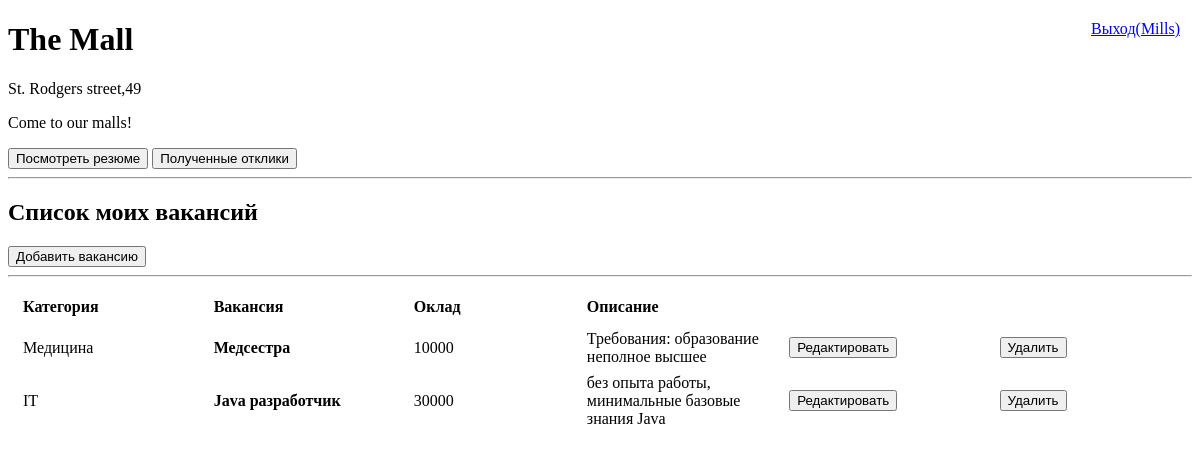
Screenshot of /ourHeadHunter/main_company/ (signed in) with the database file from the repository.
### ourHeadHunter/models.py (models this page shows, shortened)
class Company(models.Model):
    user = models.OneToOneField(settings.AUTH_USER_MODEL, on_delete=models.CASCADE)
    company_name = models.CharField(max_length=100, verbose_name='Название')
    address = models.CharField(max_length=200, verbose_name='Адрес')
    about = models.TextField(blank=True, null=True, verbose_name='О компании')

class User(AbstractUser):
    role = models.CharField(choices=ROLES, max_length=50, verbose_name='Тип пользователя')
    pass

class Vacancy(models.Model):
    company = models.ForeignKey(Company, on_delete=models.CASCADE, verbose_name='Компания')
    vacancy_name = models.CharField(max_length=200, verbose_name='Заголовок')
    salary = models.PositiveIntegerField(blank=True, null=True, verbose_name='З/п')
    description = models.TextField(verbose_name='Описание')
    category = models.ForeignKey(Category, on_delete=models.CASCADE, default=None, verbose_name='Категория')

class Category(models.Model):
    category_name = models.CharField(max_length=200, verbose_name='Название категории')

### ourHeadHunter/views.py (the view)
# urls.py: url('ourHeadHunter/main_company/$', views.main_company, name='main_company'),
def main_company(request):
    ctx = {}
    company = get_company(request.user)
    if request.method == "GET":
        if request.user.is_authenticated:
            vacancies = get_company_vacancies(request.user)
            ctx['vacancies'] = vacancies
            ctx['company'] = company
    else:
        main_company(request)
    return render(request, 'main_company.html', ctx)

### ourHeadHunter/views.py (called while the page is built)
def get_company(user):
    for company in Company.objects.all():
        if company.user == user:
            return company
    return None

def get_company_vacancies(user):
    vacancies = []
    for vacancy in Vacancy.objects.all():
        if vacancy.company.user == user:
            vacancies.append(vacancy)
    return vacancies

### ourHeadHunter/templates/main_company.html (shortened to what this page needs)
<!DOCTYPE html>
<html>
<head>
</head>
<body>
    <h1>{{ company.company_name }}</h1>
    <p>{{ company.address }}</p>
    <p>{{ company.about }}</p>
    <a href="logout" class = "logout" >Выход({{user.username}})</a>
    <input value="Посмотреть резюме" type="button" onclick="location.href='summary_list'" />
    <input value="Полученные отклики" type="button" onclick="location.href='company_responses'" />
    <hr>
    <h2> Список моих вакансий </h2>
    <input value="Добавить вакансию" type="button" onclick="location.href='add_vacancy'" />
    <table>
    <hr>
        <tr>
            <th>Категория</th>
            <th>Вакансия</th>
            <th>Оклад</th>
            <th>Описание</th>
        </tr>
        {% for vac in vacancies %}
        <tr>
            <td>{{ vac.category.category_name }}</td>
            <td><b>{{ vac.vacancy_name }} </b></td>
            <td>{{ vac.salary }}</td>
            <td>{{ vac.description }}</td>
            <td><input value="Редактировать" type="button" onclick="location.href='edit_vacancy/{{vac.id}}'" /></td>
            <td><input value="Удалить" type="button" onclick="location.href='delete_vacancy/{{vac.id}}'" /></td>
        </tr>
        {% endfor %}
    </table>
</body>
</html>

### ourHeadHunter/templates/main_company.html (style rules this page uses)
.logout { position: fixed; right: 10px; top: 10px; padding: 10px; }
TABLE { margin: 10px; }
TD, TH { text-align: left; padding: 3px; width: 350px; height: 30px; }
TH { border-bottom: 4px black; }

### rows the page displays
Company: company_name "The Mall", address "St. Rodgers street,49", about "Come to our malls!"
User: username "Mills"
Vacancy: category.category_name "Медицина", vacancy_name "Медсестра", salary "10000", description "Требования: образование неполное высшее"
Vacancy: category.category_name "IT", vacancy_name "Java разработчик", salary "30000", description "без опыта работы, минимальные базовые знания Java"
